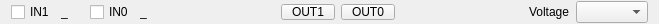
<?xml version="1.0" encoding="UTF-8"?>
<ui version="4.0">
 <class>GpioWidget</class>
 <widget class="QWidget" name="GpioWidget">
  <property name="geometry">
   <rect>
    <x>0</x>
    <y>0</y>
    <width>659</width>
    <height>22</height>
   </rect>
  </property>
  <property name="sizePolicy">
   <sizepolicy hsizetype="Preferred" vsizetype="Minimum">
    <horstretch>0</horstretch>
    <verstretch>0</verstretch>
   </sizepolicy>
  </property>
  <property name="windowTitle">
   <string>Form</string>
  </property>
  <layout class="QHBoxLayout" name="horizontalLayout">
   <property name="topMargin">
    <number>1</number>
   </property>
   <property name="bottomMargin">
    <number>1</number>
   </property>
   <item>
    <widget class="QCheckBox" name="input1CheckBox">
     <property name="toolTip">
      <string>&lt;html&gt;&lt;head/&gt;&lt;body&gt;&lt;p&gt;Check to enable general purpose input 1 (IN1).&lt;/p&gt;&lt;p&gt;When IN1 is enabled, the data overwrites the voltage least-significant bit, which reduces the resolution from 14 bits to 13 bits.&lt;/p&gt;&lt;/body&gt;&lt;/html&gt;</string>
     </property>
     <property name="text">
      <string>IN1</string>
     </property>
    </widget>
   </item>
   <item>
    <widget class="QLabel" name="input1Label">
     <property name="toolTip">
      <string/>
     </property>
     <property name="text">
      <string>_</string>
     </property>
    </widget>
   </item>
   <item>
    <widget class="QLabel" name="label">
     <property name="minimumSize">
      <size>
       <width>10</width>
       <height>0</height>
      </size>
     </property>
     <property name="toolTip">
      <string>The IN1 signal value.</string>
     </property>
     <property name="text">
      <string/>
     </property>
    </widget>
   </item>
   <item>
    <widget class="QCheckBox" name="input0CheckBox">
     <property name="toolTip">
      <string>&lt;html&gt;&lt;head/&gt;&lt;body&gt;&lt;p&gt;Check to enable general purpose input 0 (IN1).&lt;/p&gt;&lt;p&gt;When IN0 is enabled, the data overwrites the current least-significant bit, which reduces the resolution from 14 bits to 13 bits.&lt;/p&gt;&lt;/body&gt;&lt;/html&gt;</string>
     </property>
     <property name="text">
      <string>IN0</string>
     </property>
    </widget>
   </item>
   <item>
    <widget class="QLabel" name="input0Label">
     <property name="toolTip">
      <string>The IN0 signal value.</string>
     </property>
     <property name="text">
      <string>_</string>
     </property>
    </widget>
   </item>
   <item>
    <spacer name="horizontalSpacer_2">
     <property name="orientation">
      <enum>Qt::Horizontal</enum>
     </property>
     <property name="sizeHint" stdset="0">
      <size>
       <width>40</width>
       <height>20</height>
      </size>
     </property>
    </spacer>
   </item>
   <item>
    <widget class="QPushButton" name="output1Button">
     <property name="toolTip">
      <string>&lt;html&gt;&lt;head/&gt;&lt;body&gt;&lt;p&gt;Toggle the output 1 (OUT1) value.&lt;/p&gt;&lt;p&gt;When inactive the output will be 0 V (digital low).  When pressed, the output will be the configured voltage, (digital high).&lt;/p&gt;&lt;/body&gt;&lt;/html&gt;</string>
     </property>
     <property name="styleSheet">
      <string notr="true">QPushButton {padding-left: 10px; padding-right: 10px;}</string>
     </property>
     <property name="text">
      <string>OUT1</string>
     </property>
     <property name="checkable">
      <bool>true</bool>
     </property>
    </widget>
   </item>
   <item>
    <widget class="QPushButton" name="output0Button">
     <property name="toolTip">
      <string>&lt;html&gt;&lt;head/&gt;&lt;body&gt;&lt;p&gt;Toggle the output 0 (OUT0) value.&lt;/p&gt;&lt;p&gt;When inactive the output will be 0 V (digital low).  When pressed, the output will be the configured voltage, (digital high).&lt;/p&gt;&lt;/body&gt;&lt;/html&gt;</string>
     </property>
     <property name="styleSheet">
      <string notr="true">QPushButton {padding-left: 10px; padding-right: 10px;}</string>
     </property>
     <property name="text">
      <string>OUT0</string>
     </property>
     <property name="checkable">
      <bool>true</bool>
     </property>
    </widget>
   </item>
   <item>
    <spacer name="horizontalSpacer">
     <property name="orientation">
      <enum>Qt::Horizontal</enum>
     </property>
     <property name="sizeHint" stdset="0">
      <size>
       <width>40</width>
       <height>20</height>
      </size>
     </property>
    </spacer>
   </item>
   <item>
    <widget class="QLabel" name="voltageLabel">
     <property name="toolTip">
      <string>&lt;html&gt;&lt;head/&gt;&lt;body&gt;&lt;p&gt;Select the general purpose input/output reference voltage.&lt;/p&gt;&lt;p&gt;The reference voltage determines the output signal voltage,  the logic level thresholds for the inputs, and the maximum voltage the inputs can tolerate.  &lt;/p&gt;&lt;/body&gt;&lt;/html&gt;</string>
     </property>
     <property name="text">
      <string>Voltage</string>
     </property>
    </widget>
   </item>
   <item>
    <widget class="QComboBox" name="voltageComboBox">
     <property name="toolTip">
      <string>&lt;html&gt;&lt;head/&gt;&lt;body&gt;&lt;p&gt;Select the general purpose input/output reference voltage.&lt;/p&gt;&lt;p&gt;The reference voltage determines the output signal voltage,  the logic level thresholds for the inputs, and the maximum voltage the inputs can tolerate.  &lt;/p&gt;&lt;/body&gt;&lt;/html&gt;</string>
     </property>
    </widget>
   </item>
  </layout>
 </widget>
 <resources/>
 <connections/>
</ui>
